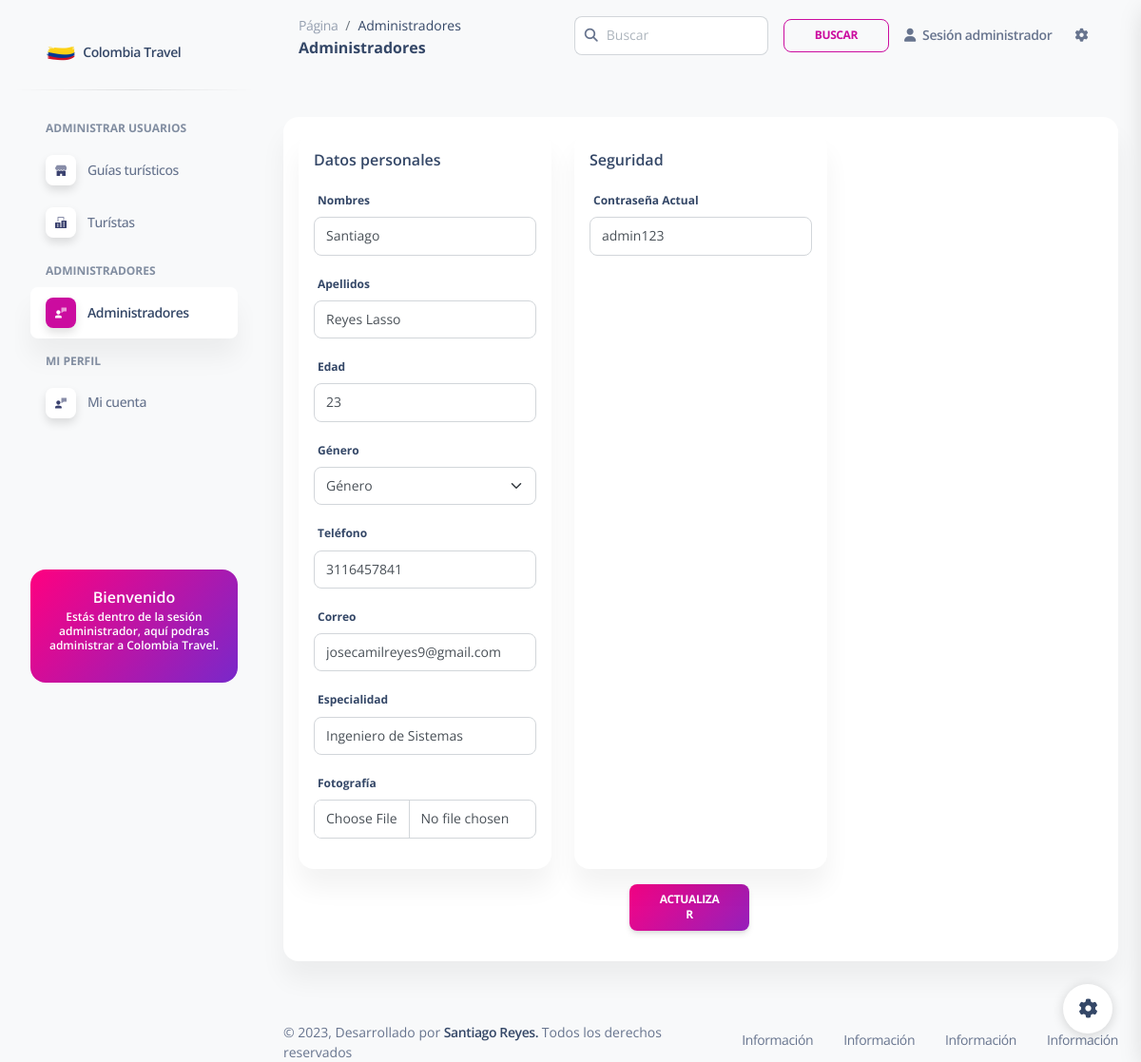
The app's page /Administrator/viewAdministratorInformation.php?id=1 with its own data.
### tables this page shows
CREATE TABLE `administrador` (
  `id_administrador` int(10) NOT NULL,
  `especialidad_administrador` varchar(100) NOT NULL,
  `id_persona` int(10) NOT NULL
);

CREATE TABLE `persona` (
  `id_persona` int(10) NOT NULL,
  `nombre_persona` varchar(45) NOT NULL,
  `apellido_persona` varchar(45) NOT NULL,
  `edad_persona` int(11) NOT NULL,
  `genero_persona` varchar(10) NOT NULL,
  `telefono_persona` varchar(12) NOT NULL,
  `correo_persona` varchar(45) NOT NULL,
  `contrasena_persona` varchar(45) NOT NULL,
  `foto_persona` longblob NOT NULL,
  `id_rol_persona` int(10) NOT NULL
);

### bdColombiaTravel/conexion.php (called while the page is built, shortened)
<?php
function conexion()
{
  $conn = new mysqli("localhost", "root", "", "bdcolombiatravel");
  return $conn;
}

### Administrator/viewAdministratorInformation.php (the view, shortened to what this page needs)
<?php
include "../bdColombiaTravel/conexion.php";
$id = $_GET['id'];
$consultabuscar = mysqli_query(conexion(), "SELECT * FROM persona JOIN administrador ON persona.id_persona = administrador.id_persona WHERE administrador.id_persona=$id");
while ($mostrar = mysqli_fetch_array($consultabuscar)) {
  $nombre_persona = $mostrar['nombre_persona'];
  $apellido_persona = $mostrar['apellido_persona'];
  $edad_persona = $mostrar['edad_persona'];
  $telefono_persona = $mostrar['telefono_persona'];
  $correo_persona = $mostrar['correo_persona'];
  $contrasena_persona = $mostrar['contrasena_persona'];
  $especialidad_administrador = $mostrar['especialidad_administrador'];
}
?>
<!DOCTYPE html>
<html lang="en">
<head>
  <link href="../Bootstrap/css/nucleo-icons.css" rel="stylesheet" />
  <link href="../Bootstrap/css/nucleo-svg.css" rel="stylesheet" />
  <link href="../Bootstrap/css/nucleo-svg.css" rel="stylesheet" />
  <link id="pagestyle" href="../Bootstrap/css/soft-ui-dashboard.css?v=1.0.7" rel="stylesheet" />
</head>
<body class="g-sidenav-show  bg-gray-100">
  <aside class="sidenav navbar navbar-vertical navbar-expand-xs border-0 border-radius-xl my-3 fixed-start ms-3 " id="sidenav-main">
    <div class="sidenav-header">
      <a class="navbar-brand m-0" href="./homeAdministrator.php">
        <img src="../img/colombia.png" class="navbar-brand-img h-100" alt="Logotipo Colombia Travel">
        <span class="ms-1 font-weight-bold">Colombia Travel</span>
      </a>
    </div>
    <hr class="horizontal dark mt-0">
    <div class="collapse navbar-collapse  w-auto " id="sidenav-collapse-main">
      <ul class="navbar-nav">
        <li class="nav-item mt-3">
          <h6 class="ps-4 ms-2 text-uppercase text-xs font-weight-bolder opacity-6">Administrar usuarios</h6>
        </li>
        <li class="nav-item">
          <a class="nav-link  " href="./homeAdministrator.php">
            <div class="icon icon-shape icon-sm shadow border-radius-md bg-white text-center me-2 d-flex align-items-center justify-content-center">
            </div>
            <span class="nav-link-text ms-1">Guías turísticos</span>
          </a>
        </li>
        <li class="nav-item">
          <a class="nav-link  " href="./touristAdministrator.php">
            <div class="icon icon-shape icon-sm shadow border-radius-md bg-white text-center me-2 d-flex align-items-center justify-content-center">
            </div>
            <span class="nav-link-text ms-1">Turístas</span>
          </a>
        </li>
        <li class="nav-item mt-3">
          <h6 class="ps-4 ms-2 text-uppercase text-xs font-weight-bolder opacity-6">Administradores</h6>
        </li>
        <li class="nav-item">
          <a class="nav-link  active" href="./administrators.php">
            <div class="icon icon-shape icon-sm shadow border-radius-md bg-white text-center me-2 d-flex align-items-center justify-content-center">
            </div>
            <span class="nav-link-text ms-1">Administradores</span>
          </a>
        </li>
        <li class="nav-item mt-3">
          <h6 class="ps-4 ms-2 text-uppercase text-xs font-weight-bolder opacity-6">Mi Perfil</h6>
        </li>
        <li class="nav-item">
          <a class="nav-link  " href="./profileAdministrator.php">
            <div class="icon icon-shape icon-sm shadow border-radius-md bg-white text-center me-2 d-flex align-items-center justify-content-center">
            </div>
            <span class="nav-link-text ms-1">Mi cuenta</span>
          </a>
        </li>
      </ul>
    </div>
    <div class="sidenav-footer mx-3 py-5">
      <div class="card  bg-gradient-primary shadow-none id=" sidenavCard">
        <div class="card-body text-start p-3 w-100">
          <div class="docs-info">
            <h6 class="text-white up mb-0 font-weight-bold text-center">Bienvenido</h6>
            <p class="text-xs font-weight-bold text-white text-center">Estás dentro de la sesión administrador, aquí
              podras administrar a Colombia Travel. </p>
          </div>
        </div>
      </div>
    </div>
  </aside>
  <main class="main-content position-relative max-height-vh-100 h-100 border-radius-lg ">
    <nav class="navbar navbar-main navbar-expand-lg px-0 mx-4 shadow-none border-radius-xl" id="navbarBlur" navbar-scroll="true">
      <div class="container-fluid py-1 px-3">
        <nav aria-label="breadcrumb">
          <ol class="breadcrumb bg-transparent mb-0 pb-0 pt-1 px-0 me-sm-6 me-5">
            <li class="breadcrumb-item text-sm"><a class="opacity-5 text-dark" href="javascript:;">Página</a></li>
            <li class="breadcrumb-item text-sm text-dark active" aria-current="page">Administradores</li>
          </ol>
          <h6 class="font-weight-bolder mb-0">Administradores</h6>
        </nav>
        <div class="collapse navbar-collapse mt-sm-0 mt-2 me-md-0 me-sm-4" id="navbar">
          <div class="ms-md-auto pe-md-3 d-flex align-items-center">
            <div class="input-group">
              <span class="input-group-text text-body"><i class="fas fa-search" aria-hidden="true"></i></span>
              <input type="text" class="form-control" placeholder="Buscar">
            </div>
          </div>
          <ul class="navbar-nav  justify-content-end">
            <li class="nav-item d-flex align-items-center">
              <a class="btn btn-outline-primary btn-sm mb-0 me-3" href="">Buscar</a>
            </li>
            <li class="nav-item dropdown pe-2 d-flex align-items-center">
              <a href="javascript:;" class="nav-link text-body font-weight-bold px-0" id="dropdownMenuButton" data-bs-toggle="dropdown" aria-expanded="false">
                <i class="fa fa-user me-sm-1"></i>
                <span class="d-sm-inline d-none">Sesión administrador</span>
              </a>
            </li>
            <li class="nav-item px-3 d-flex align-items-center">
              <a href="javascript:;" class="nav-link text-body p-0">
                <i class="fa fa-cog fixed-plugin-button-nav cursor-pointer"></i>
              </a>
            </li>
          </ul>
        </div>
      </div>
    </nav>
    <div class="container-fluid py-4">
      <form method="POST" enctype="multipart/form-data">
        <div class="row">
          <div class="col-12 mt-4">
            <div class="card mb-4">
              <div class="card-body p-3">
                <div class="row">
                  <div class="col-12 col-xl-4">
                    <div class="card h-100">
                      <div class="card-header pb-0 p-3">
                        <h6 class="mb-0">Datos personales</h6>
                      </div>
                      <div class="card-body p-3">
                        <div class="form-group">
                          <label>Nombres</label>
                          <input type="text" class="form-control" placeholder="" id="nombre_persona" name="nombre_persona" value="<?php echo $nombre_persona; ?>">
                        </div>
                        <div class="form-group">
                          <label>Apellidos</label>
                          <input type="text" class="form-control" placeholder="" id="apellido_persona" name="apellido_persona" value="<?php echo $apellido_persona; ?>">
                        </div>
                        <div class=" form-group">
                          <label>Edad</label>
                          <input type="text" class="form-control" placeholder="" id="edad_persona" name="edad_persona" value="<?php echo $edad_persona; ?>">
                        </div>
                        <div class="form-group">
                          <label>Género</label>
                          <select class="form-select" id="genero_persona" name="genero_persona" required>
                            <option value="" disabled selected>Género</option>
                          </select>
                        </div>
                        <div class="form-group">
                          <label>Teléfono</label>
                          <input type="" class="form-control" placeholder="" id="telefono_persona" name="telefono_persona" value="<?php echo $telefono_persona; ?>">
                        </div>
                        <div class="form-group">
                          <label>Correo</label>
                          <input type="email" class="form-control" placeholder="" id="correo_persona" name="correo_persona" value="<?php echo $correo_persona; ?>">
                        </div>
                        <div class="form-group">
                          <label>Especialidad</label>
                          <input type="text" class="form-control" placeholder="" id="especialidad_administrador" name="especialidad_administrador" value="<?php echo $especialidad_administrador; ?>">
                        </div>
                        <div class="form-group">
                          <label>Fotografía</label>
                          <input type="file" class="form-control" placeholder="" id="foto_persona" name="foto_persona" required>
                        </div>
                      </div>
                    </div>
                  </div>
                  <div class="col-12 col-xl-4">
                    <div class="card h-100">
                      <div class="card-header pb-0 p-3">
                        <h6 class="mb-0">Seguridad</h6>
                      </div>
                      <div class="card-body p-3">
                        <div class="form-group">
                          <label>Contraseña Actual</label>
                          <input type="text" class="form-control" placeholder="" id="contrasena_persona" name="contrasena_persona" value="<?php echo $contrasena_persona; ?>">
                        </div>
                      </div>
                    </div>
                  </div>
                  <div class="row d-flex justify-content-center align-items-center h-100">
                    <button class="btn btn-sm bg-gradient-primary mt-3 w-15" type="submit" name="btnmodificar">Actualizar</button>
                  </div>
                </div>
              </div>
            </div>
          </div>
        </div>
      </form>
    </div>
    <footer class="footer pt-3  ">
      <div class="container-fluid">
        <div class="row align-items-center justify-content-lg-between">
          <div class="col-lg-6 mb-lg-0 mb-4">
            <div class="copyright text-center text-sm text-muted text-lg-start">
              ©
              ,
              Desarrollado por
              <a href="" class="font-weight-bold" target="_blank">Santiago Reyes.</a>
              Todos los derechos reservados
            </div>
          </div>
          <div class="col-lg-6">
            <ul class="nav nav-footer justify-content-center justify-content-lg-end">
              <li class="nav-item">
                <a href="" class="nav-link text-muted" target="_blank">Información</a>
              </li>
              <li class="nav-item">
                <a href="" class="nav-link text-muted" target="_blank">Información</a>
              </li>
              <li class="nav-item">
                <a href="" class="nav-link text-muted" target="_blank">Información</a>
              </li>
              <li class="nav-item">
                <a href="" class="nav-link pe-0 text-muted" target="_blank">Información</a>
              </li>
            </ul>
          </div>
        </div>
      </div>
    </footer>
  </main>
  <div class="fixed-plugin">
    <a class="fixed-plugin-button text-dark position-fixed px-3 py-2">
      <i class="fa fa-cog py-2"> </i>
    </a>
  </div>
</body>
</html>

### records on screen
administrador: nombre_persona "Santiago", apellido_persona "Reyes Lasso", edad_persona "23", telefono_persona "3116457841", correo_persona "josecamilreyes9@gmail.com", especialidad_administrador "Ingeniero de Sistemas", contrasena_persona "admin123"
